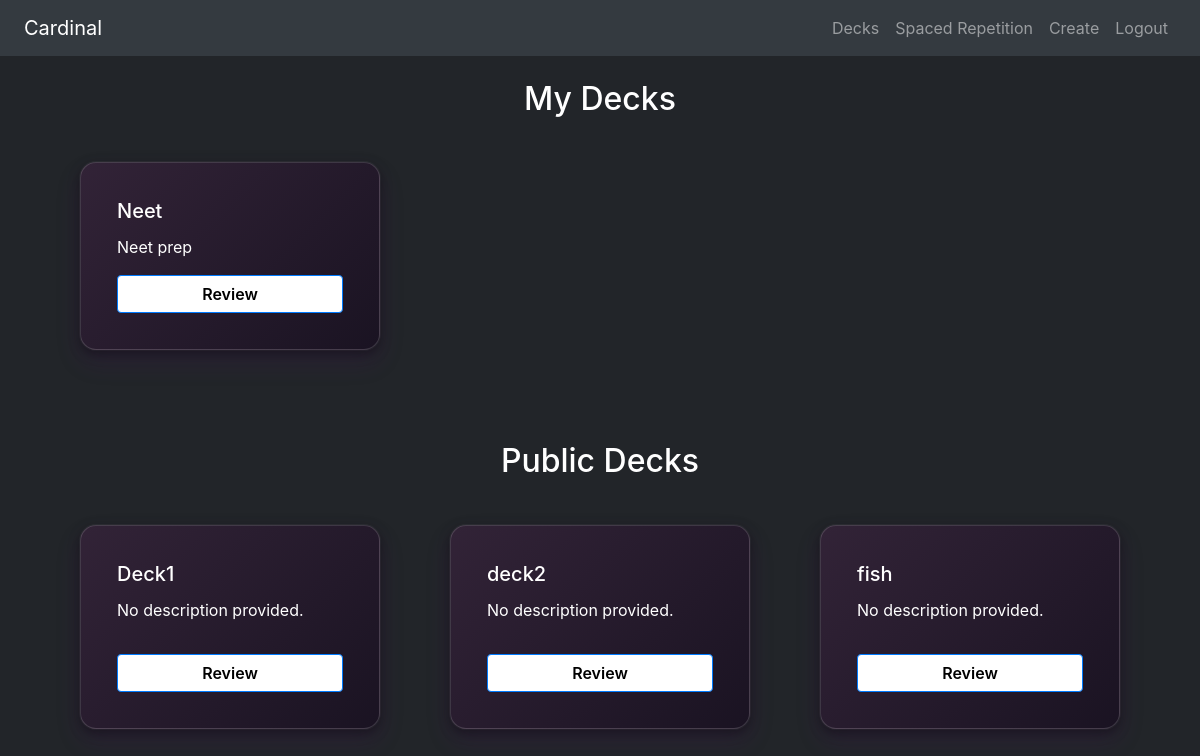
/api/ (signed in), run on an earlier commit of the app's database.
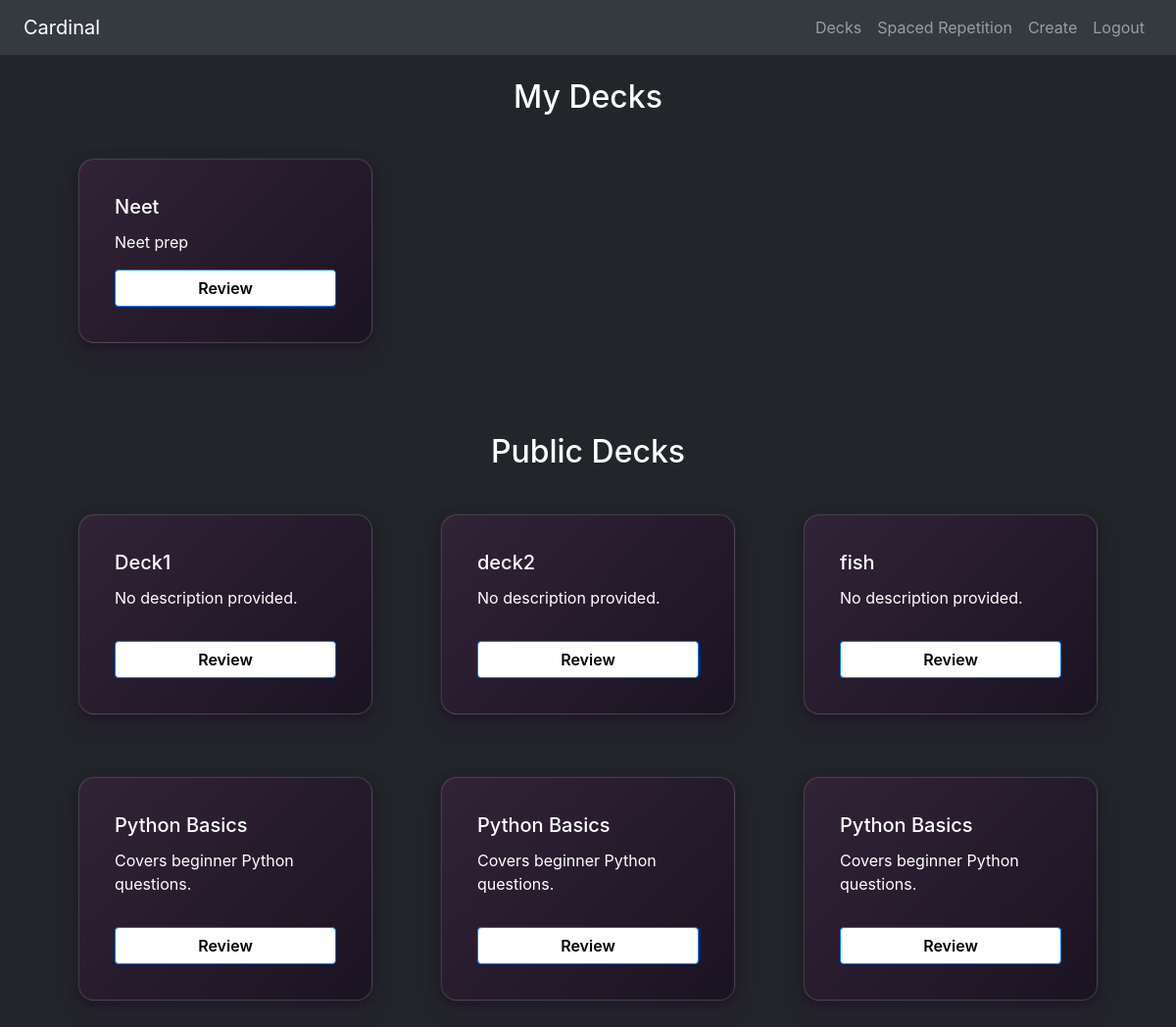
And on a later commit of the database.
### core/models.py (models this page shows, shortened)
class Deck(models.Model):
    user = models.ForeignKey(User, on_delete=models.CASCADE, related_name="decks")
    name = models.CharField(max_length=128, default="No name provided.")
    description = models.CharField(max_length=128, default="No description provided.")
    created_at = models.DateTimeField(auto_now_add=True)
    is_public = models.BooleanField(default=True)
    card_count = models.PositiveIntegerField(default=0)

### core/views.py (the view)
# urls.py: path("", views.index, name="index"),
@login_required
def index(request):
    my_decks = Deck.objects.filter(user=request.user)
    public_decks = Deck.objects.exclude(user=request.user).filter(is_public=True)
    return render(request, "core/index.html", {
        "my_decks": my_decks,
        "public_decks": public_decks,
    })

### core/templates/core/index.html
{% extends "core/layout.html" %}
{% load static %}
{% block body %}
<div class="container my-4">
    <h2 class="text-center mb-4">My Decks</h2>
    <div class="row">
        {% for deck in my_decks %}
        <div class="col-12 col-sm-6 col-md-4 mb-4 d-flex justify-content-center">
            <div class="w-100 borderd_div" style="max-width: 360px;">
                <div class="card-body text-white p-3 d-flex flex-column justify-content-between h-100">
                <div>
                <h5 class="card-title">{{ deck.name }}</h5>
                <p class="card-text">{{ deck.description }}</p>
                </div>
                <a href="{% url 'deck_review' deck.id %}" class="btn btn-primary mt-3 w-100">Review</a>
            </div>
            </div>
        </div>
        {% empty %}
        <p class="text-white">You haven’t created any decks yet.</p>
        {% endfor %}
    </div>
    <h2 class="text-center mt-5 mb-4">Public Decks</h2>
    <div class="row">
        {% for deck in public_decks %}
        <div class="col-12 col-sm-6 col-md-4 mb-4 d-flex justify-content-center">
            <div class="w-100 borderd_div" style="max-width: 360px;">
                <div class="card-body text-white p-3 d-flex flex-column justify-content-between h-100">
                    <h5 class="card-title">{{ deck.name }}</h5>
                    <p class="card-text">{{ deck.description }}</p>
                <a href="{% url 'deck_review' deck.id %}" class="btn btn-primary mt-3 w-100">Review</a>
            </div>
            </div>
        </div>
        {% empty %}
        <p class="text-white">No decks available.</p>
        {% endfor %}
    </div>
</div>
{% endblock %}

### core/templates/core/layout.html (shortened to what this page needs)
{% load static %}
<!DOCTYPE html>
<html lang="en">
<head>
<link
    rel="stylesheet"
    href="https://stackpath.bootstrapcdn.com/bootstrap/4.4.1/css/bootstrap.min.css"
>
<link rel="stylesheet" href="{% static 'core/styles.css' %}">
</head>
<body>
<nav class="navbar navbar-expand-lg navbar-dark bg-dark px-4">
    <a class="navbar-brand" href="{% url 'index' %}">Cardinal</a>
    <div class="collapse navbar-collapse" id="navbarNav">
        <ul class="navbar-nav ml-auto">
            {% if user.is_authenticated %}
                <li class="nav-item">
                    <a class="nav-link" href="{% url 'index' %}">Decks</a>
                </li>
                <li class="nav-item">
                    <a class="nav-link" href="{% url 'spaced_review' %}">Spaced Repetition</a>
                </li>
                <li class="nav-item">
                    <a class="nav-link" href="{% url 'create_deck' %}">Create</a>
                </li>
                <li class="nav-item">
                    <a class="nav-link" href="{% url 'logout' %}">Logout</a>
                </li>
            {% endif %}
        </ul>
    </div>
</nav>
<div class="container my-4">
    {% block body %}
    {% endblock %}
</div>
</body>
</html>

### core/static/core/styles.css (style rules this page uses)
body { background-color: #222529; color: white; }
nav { background-color: #2e3d50; }
h1, h2, h3, h4, h5, h6, p { color: white; }
div { color: white; }
.borderd_div { padding: 20px; margin: 20px; border: 1px solid rgba(255, 255, 255, 0.15); border-radius: 16px; background: linear-gradient(135deg, #322337, #1a1322); box-shadow: 0 4px 12px rgba(0, 0, 0, 0.4), 0 0 0 1px rgba(255, 255, 255, 0.05), 0 12px 24px rgba(84, 19, 112, 0.18); transition: transform 0.2s ease, box-shadow 0.3s ease; color: white; }
button, .btn { background-color: white; color: black; font-weight: 600; }

What changed in the data, as far as the page shows it:
added Deck: name "Python Basics", description "Covers beginner Python questions.", shown under "Public Decks"
added Deck: name "Python Basics", description "Covers beginner Python questions.", shown under "Public Decks"
added Deck: name "Python Basics", description "Covers beginner Python questions.", shown under "Public Decks"
